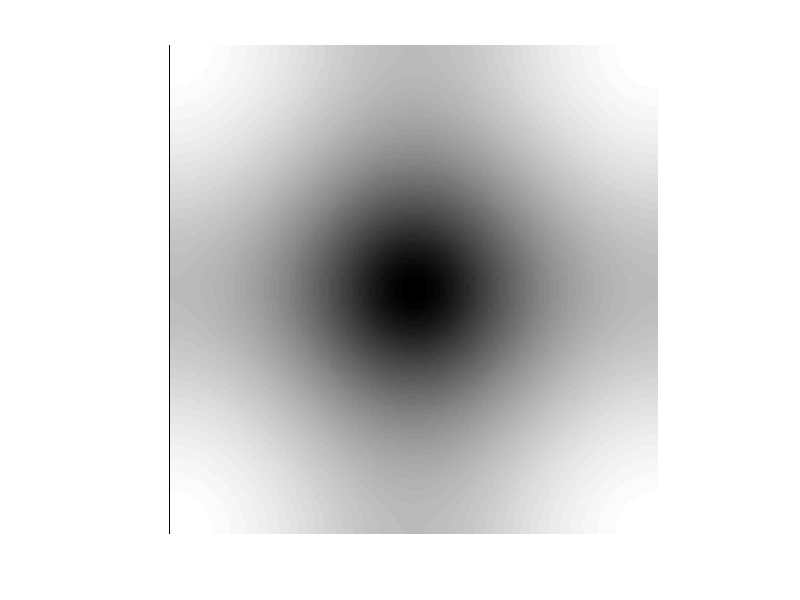

Reproduce this figure in MATLAB. (Note: this script raises an error after producing the figure.)
%% MyMainScript

tic;
%% Your code here
[U,V] = meshgrid(-100:100);
H = -4+(exp(-1j*2*pi*U/201) + exp(1j*2*pi*U/201) + exp(-1j*2*pi*V/201) + exp(1j*2*pi*V/201));
absH = log(abs(H)+1);

figure;
imshow(absH, [min(absH(:)) max(absH(:))]);
impixelinfo;
colormap('jet');
colorbar;

figure;
surf(absH);
shading('interp');
colorbar;

H = 8-(exp(-1j*2*pi*U/201) + exp(1j*2*pi*U/201) + exp(-1j*2*pi*V/201) + exp(1j*2*pi*V/201) + ...
       exp(-(1j*2*pi*U + 1j*2*pi*V)/201) + exp((1j*2*pi*U + 1j*2*pi*V)/201) + ...
       exp((-1j*2*pi*U + 1j*2*pi*V)/201) + exp((1j*2*pi*U - 1j*2*pi*V)/201));
absH = log(abs(H)+1);

figure;
imshow(absH, [min(absH(:)) max(absH(:))]);
impixelinfo;
colormap('jet');
colorbar;

figure;
surf(absH);
shading('interp');
colorbar;

toc;
